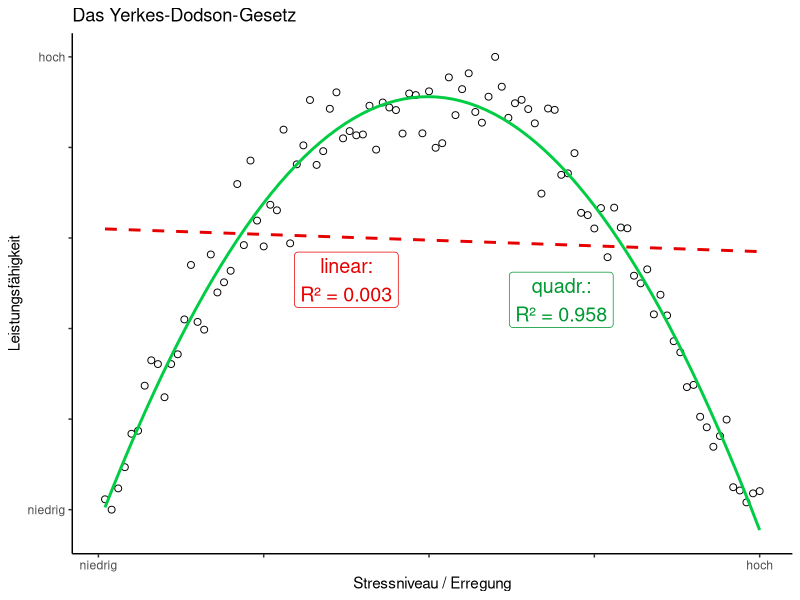

Write the R code that produced this figure.
library(ggplot2)

p <- .5
q <- seq_len(100)
y <- (1200 - p * (q - 50)^2) / 12
y_noise  <- y + rnorm(length(q), 10, 7.5)
y_min    <- min(y_noise)
y_max    <- max(y_noise)
rsq_lm   <- round(cor(y_noise, q)^2, 3)
rsq_poly <- round(summary(lm(y_noise ~ poly(q, 2)))$r.squared, 3)

ggplot(NULL, aes(q, y_noise)) +
  geom_jitter(height = 0, width = 0, shape = 21, size = 2) +
  geom_smooth(method = lm, color = "#e60000", se = FALSE, linetype = "dashed") +
  geom_smooth(method = lm, formula = y ~ poly(x, 2), color = "#00cc44", se = FALSE) +
  geom_label(aes(x = 37.5, y = 65), color = "#e60000", size = 5,
             label = paste("linear:\nR² =", rsq_lm)) +
  geom_label(aes(x = 70, y = 60), color = "#009933", size = 5,
             label = paste("quadr.:\nR² =", rsq_poly)) +
  scale_y_continuous(breaks = c(seq(y_min, y_max, (y_max - y_min) / 5)),
                     labels = c("niedrig", rep("", 4), "hoch")) +
  scale_x_continuous(breaks = c(seq(0, 100, 25)),
                     labels = c("niedrig", rep("", 3),"hoch")) +
  labs(
    title = "Das Yerkes-Dodson-Gesetz",
    x = "Stressniveau / Erregung",
	  y = "Leistungsfähigkeit"
  ) +
  theme_classic()
